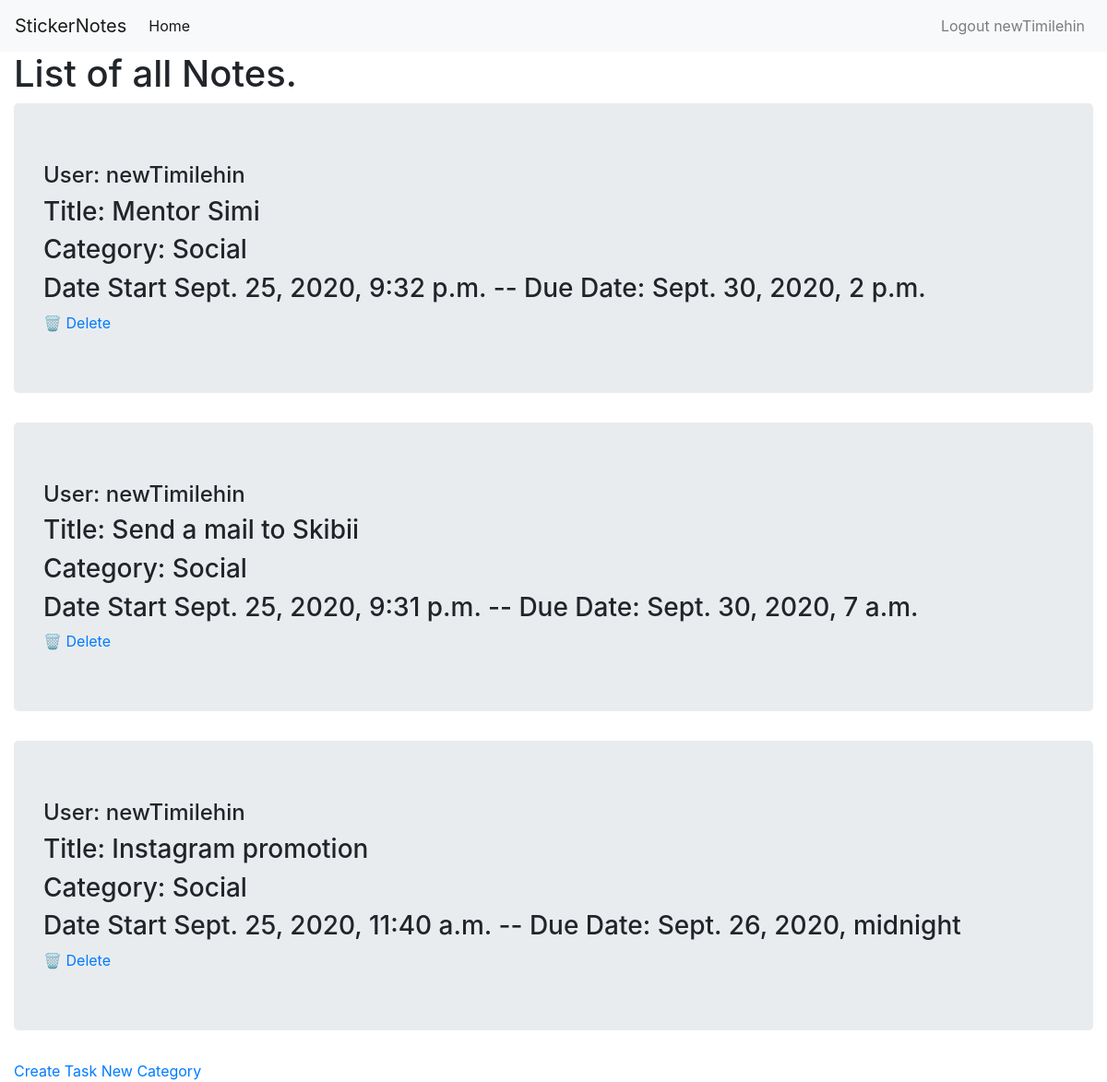
Before: /notes/ (signed in) with the older database file.
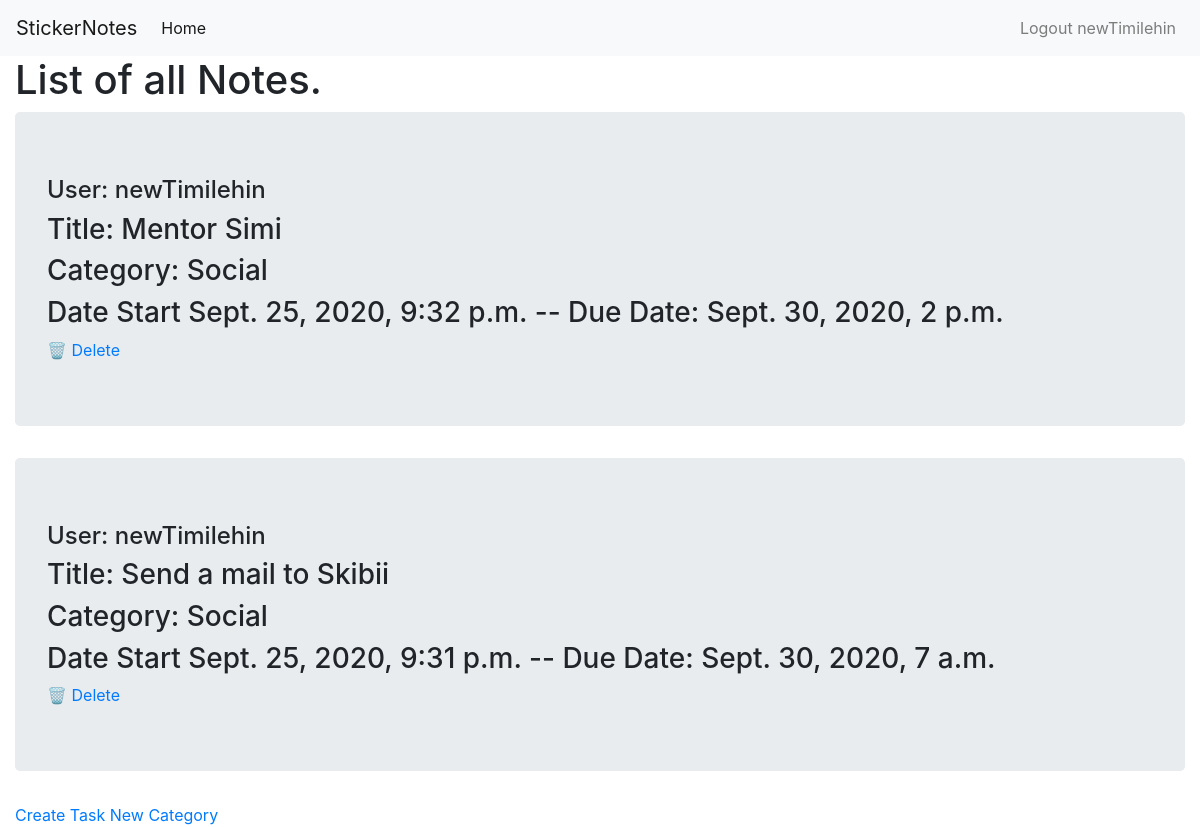
After: the same page with the newer database file.
### notesapp/models.py (models this page shows, shortened)
class Notes(models.Model):
    title = models.CharField(max_length=100)
    category = models.ForeignKey(Category, on_delete=models.CASCADE)
    author = models.ForeignKey(User, on_delete=models.CASCADE)
    pub_date = models.DateTimeField(auto_now_add=True)
    due_date = models.DateTimeField()
    class Meta():
        ordering = ['-pub_date']

class Category(models.Model):
    name = models.CharField(max_length=30)
    def __str__(self):
        return self.name

### notesapp/views.py (the view)
# urls.py: path('', views.ListNotes.as_view(), name='home')
class ListNotes(LoginRequiredMixin, ListView):
    model = Notes
    template_name = 'notesapp/home.html'
    def get_context_data(self, **kwargs):
        context = super().get_context_data(**kwargs)
        context['notes'] = Notes.objects.filter(author=self.request.user)
        return context

### notesapp/templates/notesapp/home.html
{% extends 'notesapp/base.html' %}
{% block david %}
<h1>List of all Notes.</h1>
{% if request.user.is_authenticated %}
{% for sticky in notes %}
<div class="jumbotron">
    <h4>User: {{sticky.author.username}}</h4>
    <h3>Title: {{sticky.title}}</h3>
    <h3>Category: {{sticky.category}}</h3>
    <h3>Date Start {{sticky.pub_date}} -- Due Date: {{sticky.due_date}}</h3>
    <a href="{% url 'delete_note' sticky.pk %}"> &#128465 Delete</a>
</div>
{% empty %}
<h1>You don't have notes</h1>
{% endfor %}
{% else %}
<h1>You have to be logged in to see your activities!</h1>
{% endif %}
<a href="{% url 'new_note' %}">Create Task</a>
<a href="{% url 'new_category' %}">New Category</a>
{% endblock %}

Changed rows visible on the page:
removed Notes: author.username "newTimilehin", title "Instagram promotion", category "Social", pub_date "Sept. 25, 2020, 11:40 a.m.", due_date "Sept. 26, 2020, midnight"
